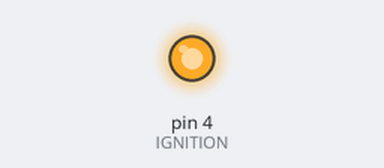
A sketch run on a simulated Arduino Uno, built with avr-gcc and run on an emulated ATmega328P. On the bench: output pins drawn as LEDs (lit = HIGH).

Above: at 2.5 s.
At 7.5 s:
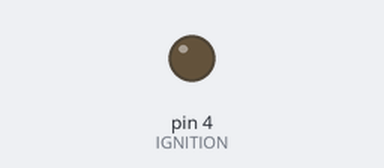
Timing chart, 0 to 13.0 s (numbered marks = the images above):
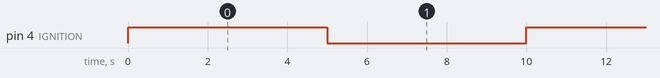

The sketch:

ignition_relay_test.ino
```cpp
#define IGNITION 4

void setup() {
  // put your setup code here, to run once:
  pinMode(IGNITION, OUTPUT);
  digitalWrite(IGNITION, LOW);
}

void loop() {
  // put your main code here, to run repeatedly:
  digitalWrite(IGNITION, HIGH);
  delay(5000); // Review required
  digitalWrite(IGNITION, LOW);
  delay(5000);
}
```

Measured:
- by itself, pin 4 (IGNITION): alternates HIGH for 5.0 s and LOW for 5.0 s
